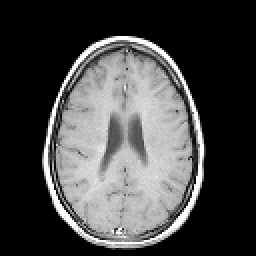
%> input picture Chapter 13/mri.tif, 128 x 128 px (shown 2 times larger)
$ octave Ex13_5v3.m   (GNU Octave 9; MATLAB toolbox functions it lacks are replaced by stand-ins)
%> lines starting %> are read from the running program, lines starting %| are printed output that depends on the picture
% Example 13.5 General Spatial Transformations
% Load a frame of the MRI image (mri.tif)
%   and perform two spatial tranformations
%   1) An affine transformation that
%   2) A projective transformation that tilts the image backward
%   3) A projective transformation that tilts the image forward
%
clear all; close all;
frame = 18;
[I(:,:,:,1), map ] = imread('mri.tif', frame);
%> map = 256 rows, first 12: [0 0 0; 0.00784 0.00784 0.00784; 0.0196 0.0196 0.0196; 0.0314 0.0314 0.0314; 0.0431 0.0431 0.0431; 0.0549 0.0549 0.0549; 0.0667 0.0667 0.0667; 0.0784 0.0784 0.0784; 0.0902 0.0902 0.0902; 0.102 0.102 0.102; 0.114 0.114 0.114; 0.125 0.125 0.125]
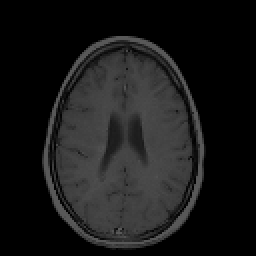
%> I: size 128x128 uint8 (shown 2 times larger); min 0, max 88, mean 24.1
if isempty(map) == 0                    % Check to see if Indexed data
    I = ind2gray(I,map);                % If so, convert to Intensity image
else
    I = im2double(I);                 % Convert to double and scale
end
[M N]= size(I);
%> M = 128; N = 128
%
% Define afine transformation
U1 = [N/2 1; 1 M; N M];               % Input triangle
%> U1 = [64 1; 1 128; 128 128]
X1 = [1 1; 1 M; N N];               % Output triangle
%> X1 = [1 1; 1 128; 128 128]
Tform1 = maketform('affine', U1, X1);
%> Tform1 = {ndims_in 2, ndims_out 2}
I_affine = imtransform(I,Tform1,'Xdata',[1 N],'Ydata',[1 M]);
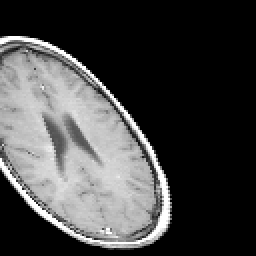
%> I_affine: size 128x128 uint8 (shown 2 times larger); min 0, max 255, mean 68.3
%
% Define projective transformation
U = [1 1; 1 M; N M; N 1];
offset = .15*N;
X = [1-offset 1+offset; 1+offset M-offset; N-offset M-offset; N+offset 1+offset];
Tform2 = maketform('projective', U, X);
I_proj1 = imtransform(I,Tform2,'Xdata',[1 N],'Ydata',[1 M]);
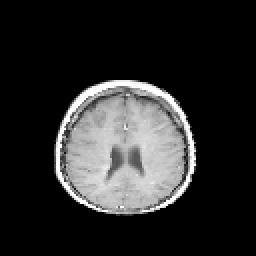
%> I_proj1: size 128x128 uint8 (shown 2 times larger); min 0, max 255, mean 42
%
% Second transformation. Define new output quadrilateral
X = [1+offset 1+offset; 1-offset M-offset; N+offset M-offset; N-offset 1+offset];
Tform3 = maketform('projective', U, X);
I_proj2 = imtransform(I,Tform3,'Xdata',[1 N],'Ydata',[1 M]);
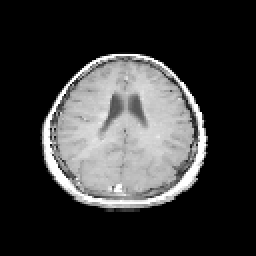
%> I_proj2: size 128x128 uint8 (shown 2 times larger); min 0, max 255, mean 56
%
subplot(2,2,1);
 imshow(I);       %Display the images
    title('Original','FontSize',12);
subplot(2,2,2);
    imshow(I_affine);
    title('Affine Transformation','FontSize',12);
subplot(2,2,3);
    imshow(I_proj1);
    title('Projective Transformation 1','FontSize',12);
subplot(2,2,4);
    imshow(I_proj2);
    title('Projective Transformation 2','FontSize',12);
